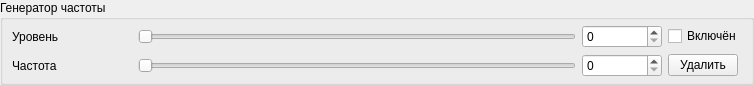
<?xml version="1.0" encoding="UTF-8"?>
<ui version="4.0">
 <class>FreqGenerator</class>
 <widget class="QWidget" name="FreqGenerator">
  <property name="geometry">
   <rect>
    <x>0</x>
    <y>0</y>
    <width>754</width>
    <height>76</height>
   </rect>
  </property>
  <property name="minimumSize">
   <size>
    <width>0</width>
    <height>0</height>
   </size>
  </property>
  <property name="maximumSize">
   <size>
    <width>16777215</width>
    <height>1000</height>
   </size>
  </property>
  <property name="windowTitle">
   <string>Form</string>
  </property>
  <layout class="QVBoxLayout" name="verticalLayout">
   <property name="spacing">
    <number>0</number>
   </property>
   <property name="leftMargin">
    <number>0</number>
   </property>
   <property name="topMargin">
    <number>0</number>
   </property>
   <property name="rightMargin">
    <number>0</number>
   </property>
   <property name="bottomMargin">
    <number>0</number>
   </property>
   <item alignment="Qt::AlignTop">
    <widget class="QGroupBox" name="root">
     <property name="maximumSize">
      <size>
       <width>16777215</width>
       <height>16777215</height>
      </size>
     </property>
     <property name="title">
      <string>Генератор частоты</string>
     </property>
     <layout class="QGridLayout" name="gridLayout">
      <property name="topMargin">
       <number>5</number>
      </property>
      <property name="bottomMargin">
       <number>5</number>
      </property>
      <item row="1" column="4">
       <widget class="QPushButton" name="remove">
        <property name="minimumSize">
         <size>
          <width>70</width>
          <height>0</height>
         </size>
        </property>
        <property name="maximumSize">
         <size>
          <width>70</width>
          <height>16777215</height>
         </size>
        </property>
        <property name="text">
         <string>Удалить</string>
        </property>
       </widget>
      </item>
      <item row="0" column="4">
       <widget class="QCheckBox" name="enable">
        <property name="minimumSize">
         <size>
          <width>70</width>
          <height>0</height>
         </size>
        </property>
        <property name="maximumSize">
         <size>
          <width>80</width>
          <height>16777215</height>
         </size>
        </property>
        <property name="text">
         <string>Включён</string>
        </property>
       </widget>
      </item>
      <item row="0" column="1">
       <widget class="QLabel" name="levelLabel">
        <property name="minimumSize">
         <size>
          <width>120</width>
          <height>0</height>
         </size>
        </property>
        <property name="text">
         <string>Уровень</string>
        </property>
       </widget>
      </item>
      <item row="0" column="2">
       <widget class="QSlider" name="levelSlider">
        <property name="minimumSize">
         <size>
          <width>100</width>
          <height>0</height>
         </size>
        </property>
        <property name="maximum">
         <number>100</number>
        </property>
        <property name="pageStep">
         <number>1</number>
        </property>
        <property name="orientation">
         <enum>Qt::Horizontal</enum>
        </property>
       </widget>
      </item>
      <item row="0" column="3">
       <widget class="QSpinBox" name="levelSpin">
        <property name="minimumSize">
         <size>
          <width>80</width>
          <height>0</height>
         </size>
        </property>
        <property name="maximumSize">
         <size>
          <width>16777215</width>
          <height>16777215</height>
         </size>
        </property>
        <property name="maximum">
         <number>100</number>
        </property>
        <property name="singleStep">
         <number>1</number>
        </property>
       </widget>
      </item>
      <item row="1" column="2">
       <widget class="QSlider" name="freqSlider">
        <property name="minimumSize">
         <size>
          <width>100</width>
          <height>0</height>
         </size>
        </property>
        <property name="maximum">
         <number>2000</number>
        </property>
        <property name="pageStep">
         <number>1</number>
        </property>
        <property name="orientation">
         <enum>Qt::Horizontal</enum>
        </property>
       </widget>
      </item>
      <item row="1" column="3">
       <widget class="QSpinBox" name="freqSpin">
        <property name="minimumSize">
         <size>
          <width>80</width>
          <height>0</height>
         </size>
        </property>
        <property name="maximum">
         <number>2000</number>
        </property>
        <property name="singleStep">
         <number>1</number>
        </property>
       </widget>
      </item>
      <item row="1" column="1">
       <widget class="QLabel" name="freqLabel">
        <property name="minimumSize">
         <size>
          <width>120</width>
          <height>0</height>
         </size>
        </property>
        <property name="text">
         <string>Частота</string>
        </property>
       </widget>
      </item>
     </layout>
    </widget>
   </item>
  </layout>
 </widget>
 <resources/>
 <connections/>
</ui>
